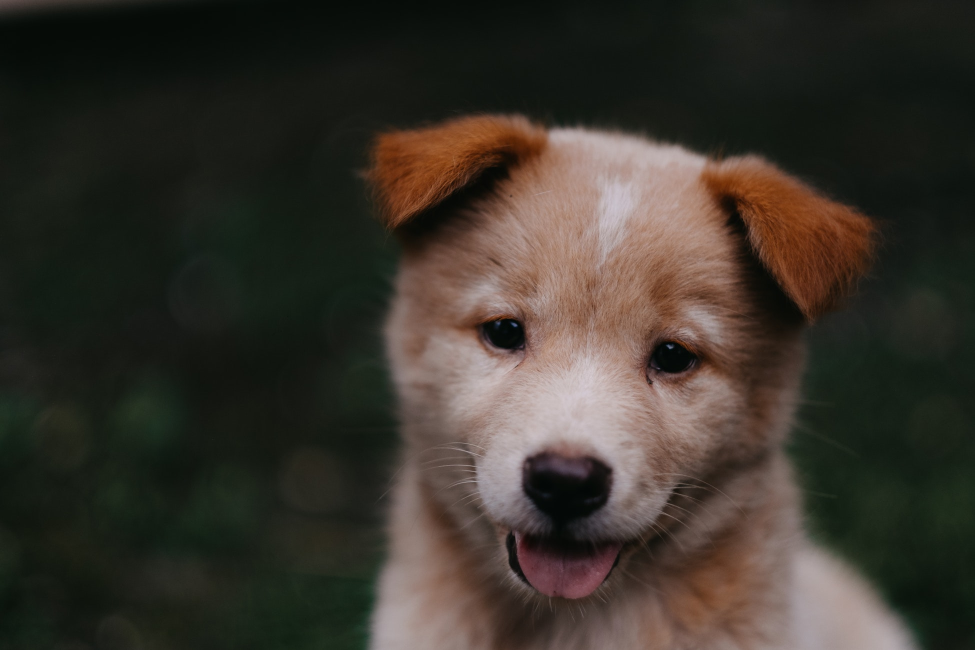
#> input picture Data/puppy.jpg, 1950 x 1300 px (shown at 1/2 size)
$ jupyter execute 4_adding_shapes_and_texts_to_images.ipynb   (shell and % lines are left out)
#> lines starting #> are read from the running program, lines starting #| are printed output that depends on the picture; after the words box and inside, x2 and y2 are one past the last pixel; in counts of white or black regions, pixels touching at a corner belong together
# Opening images with OpenCV

#### (that section was quite troublesome and made me go nuts trying to run it on the Learning_OpenCV notebook so i decided to give it its own file

[cell 1]
import cv2 as cv

[cell 2]
puppy_img = cv.imread("Data/puppy.jpg")
#> puppy_img is the input picture: shape (1300, 1950, 3); mean B, G, R 43.8, 51.8, 57.3

puppy_img = cv.resize(puppy_img,(1280,720))
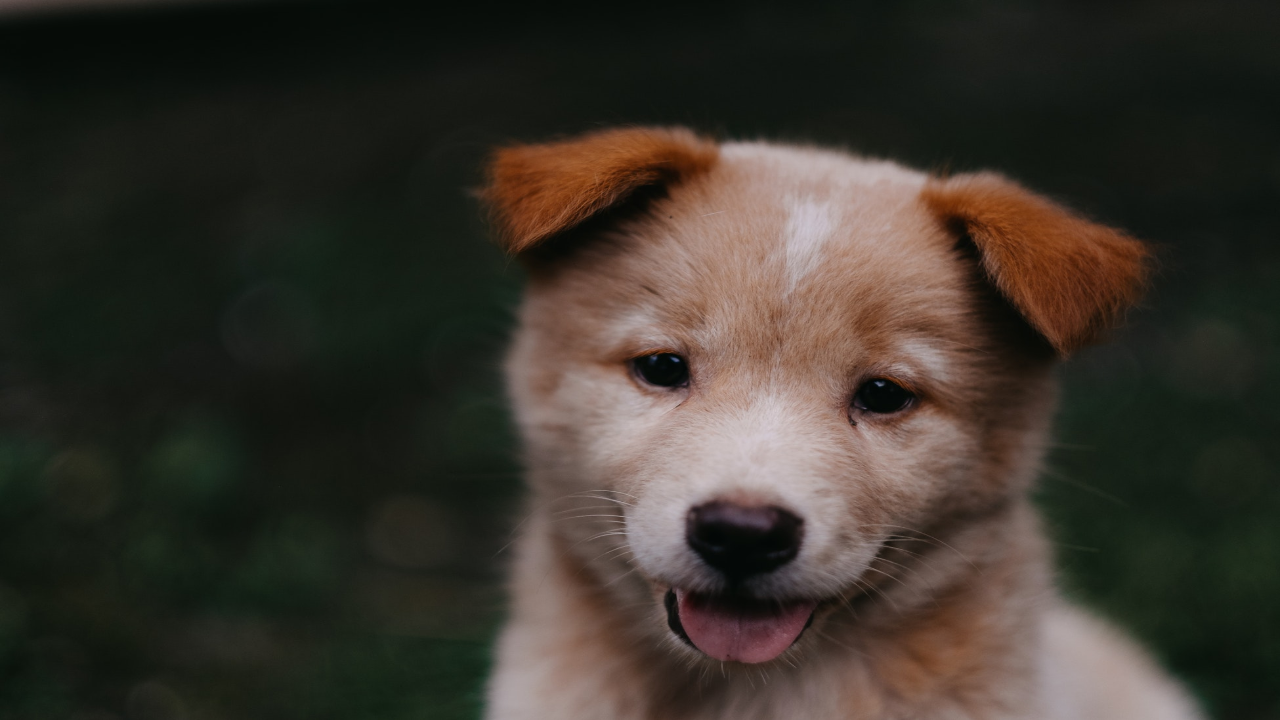
#> puppy_img: shape (720, 1280, 3); mean B, G, R 43.7, 51.7, 57.2
while True :

    cv.imshow("Puppy",puppy_img)

    if cv.waitKey(1) & 0xff == 27:
#> (key Esc is pressed here)
        break

    ''' the condition is not that complicated,
    it just say that if we waited more the 1 ms and pressed the esc button whose code is 27 then break the loop ( thus close the image),
    that way the kernal wouldn't crash and we won't force quit everytime we open some image '''

cv.destroyAllWindows()

# Drawing shapes & adding text on an image

[cell 3]
import matplotlib.pyplot as plt

import numpy as np

[cell 4]
black_img = np.zeros(shape = (720,1280,3), dtype = np.int16)
black_img.shape

[cell 5]
plt.imshow(black_img)

## Drawing a rectangle

[cell 6]
rr_black_img = black_img.copy()
rr_black_img = cv.rectangle(rr_black_img, pt1 = (300,100), pt2 = (900,600), color = (255,0,0), thickness = 10)

#### i named it with a different name so that i don't get confused with the content of the image, but the rectangle function indeed modify the actual given image

[cell 7]
plt.imshow(rr_black_img)

#### From now on i will be using different names for each shape i drow, copy the original black image to it and then apply the drawn shape

## Drawing a Circle

[cell 8]
pc_black_img = black_img.copy()
pc_black_img = cv.circle(pc_black_img, center = (640,360), radius = 100, color = (255,0,255), thickness = 7 )

[cell 9]
plt.imshow(pc_black_img)

## Drawing a filled circle (thickness = -1)

[cell 10]
rc_filled_black_img = black_img.copy()
rc_filled_black_img = cv.circle(rc_filled_black_img, center = (400,360), radius = 100, color = (255,0,0), thickness = -1 )

[cell 11]
plt.imshow(rc_filled_black_img)

## Drawing a Line

[cell 12]
gl_black_img = black_img.copy()
gl_black_img = cv.line(gl_black_img, pt1 = (0,720), pt2 = (1280,0), color = (0,255,0), thickness = 5)

[cell 13]
plt.imshow(gl_black_img)

### You must be wondering now ! , why i always copy the black image before i modify the image by any shape
### i will give the answer to you shortly in the so called black_img of ours

[cell 14]
cv.rectangle(black_img, pt1 = (300,100), pt2 = (900,600), color = (255,0,255), thickness = 10)
cv.circle(black_img, center = (200,600), radius = 100, color = (122,200,150), thickness = -1 )
cv.circle(black_img, center = (600,360), radius = 100, color = (200,55,100), thickness = 7 )
cv.circle(black_img, center = (1080,120), radius = 100, color = (75,100,170), thickness = -1 )
cv.line(black_img, pt1 = (0,720), pt2 = (1280,0), color = (0,255,0), thickness = 5)
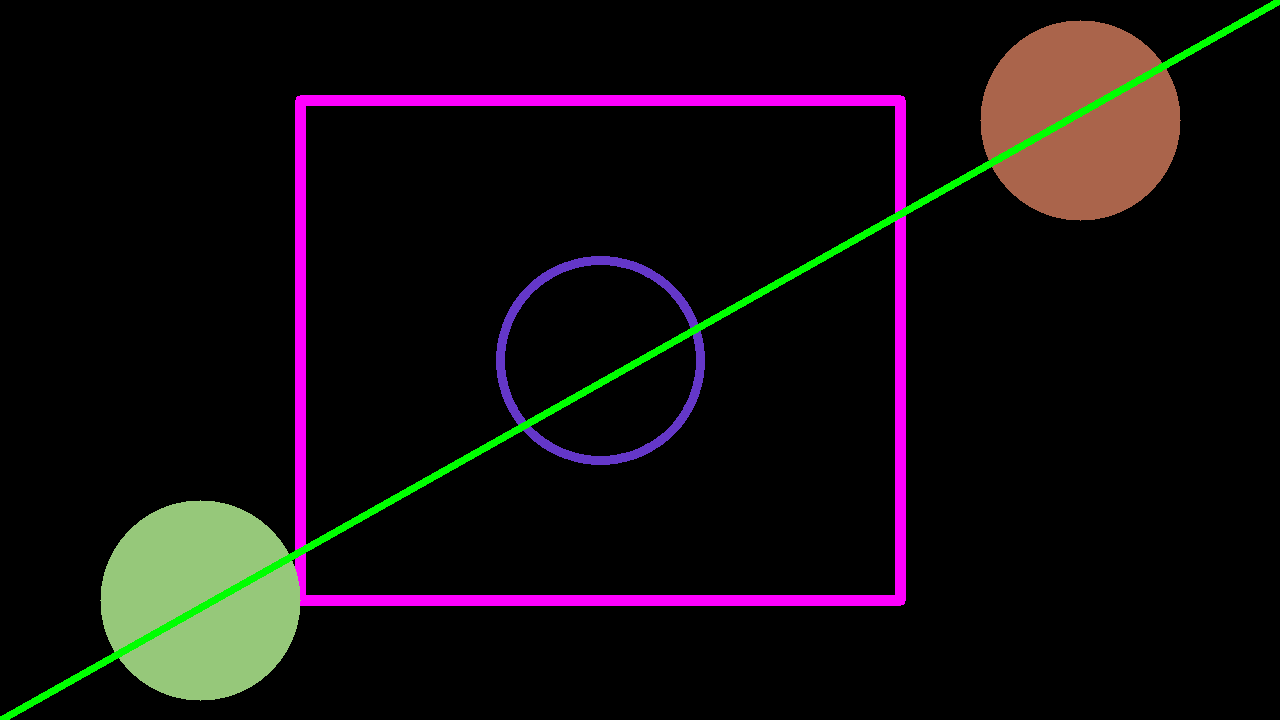
#> black_img: shape (720, 1280, 3) int16; mean of channels 0, 1, 2 14.2, 13, 17.6; drawn as B, G, R

[cell 15]
plt.imshow(black_img)

### You can see it now, i didn't assign any new image variable to the changes i've made, the changes is don't to my inserted image permenantly

### you can test it yourself, try going back to the first copy assignment i've done and run it again , you will find the shape we generated in the copied image as well as the changes you see in the image above

## Writing texts on images

[cell 16]
font = cv.FONT_ITALIC
cv.putText(black_img, "this is kinda small space in here" , org = (320,710) , fontFace = font, fontScale = 2.3 , color = (255,255,0) , thickness = 5,
           lineType = cv.LINE_AA)
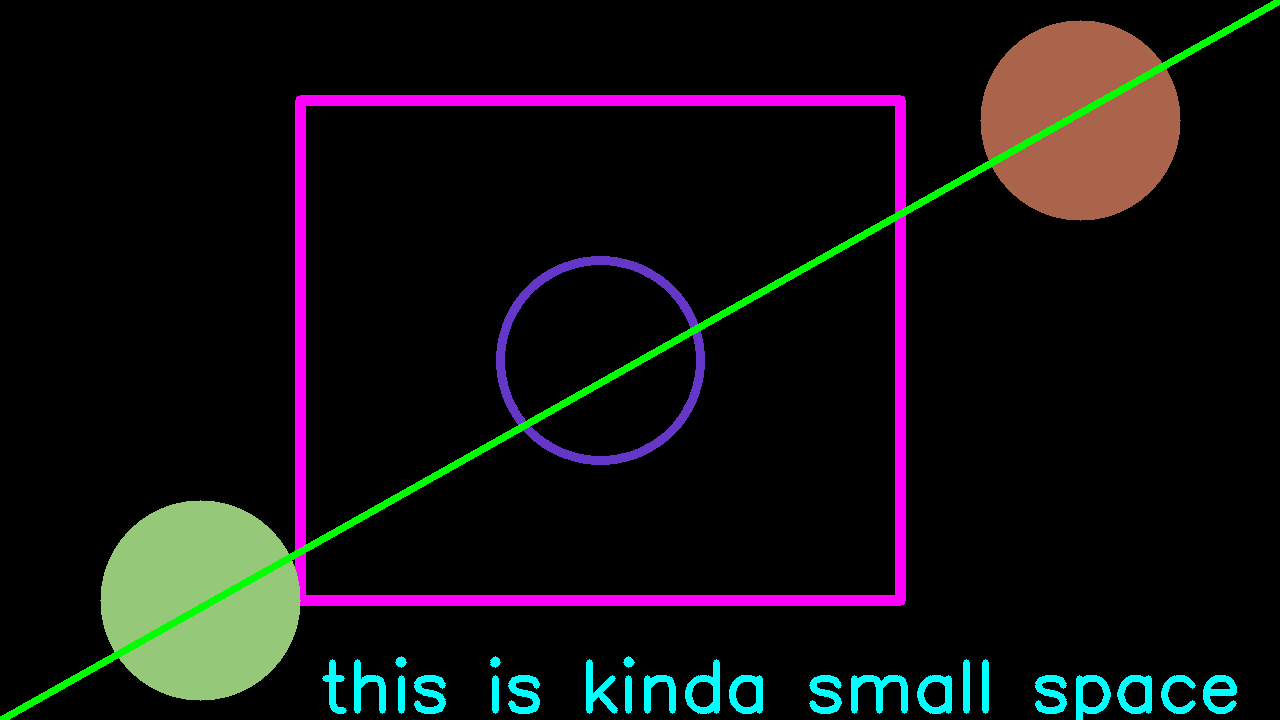
#> black_img: shape (720, 1280, 3) int16; 1.45% of pixels changed, all inside (x1, y1, x2, y2) = (322, 656, 1237, 720); drawn as B, G, R
plt.imshow(black_img)
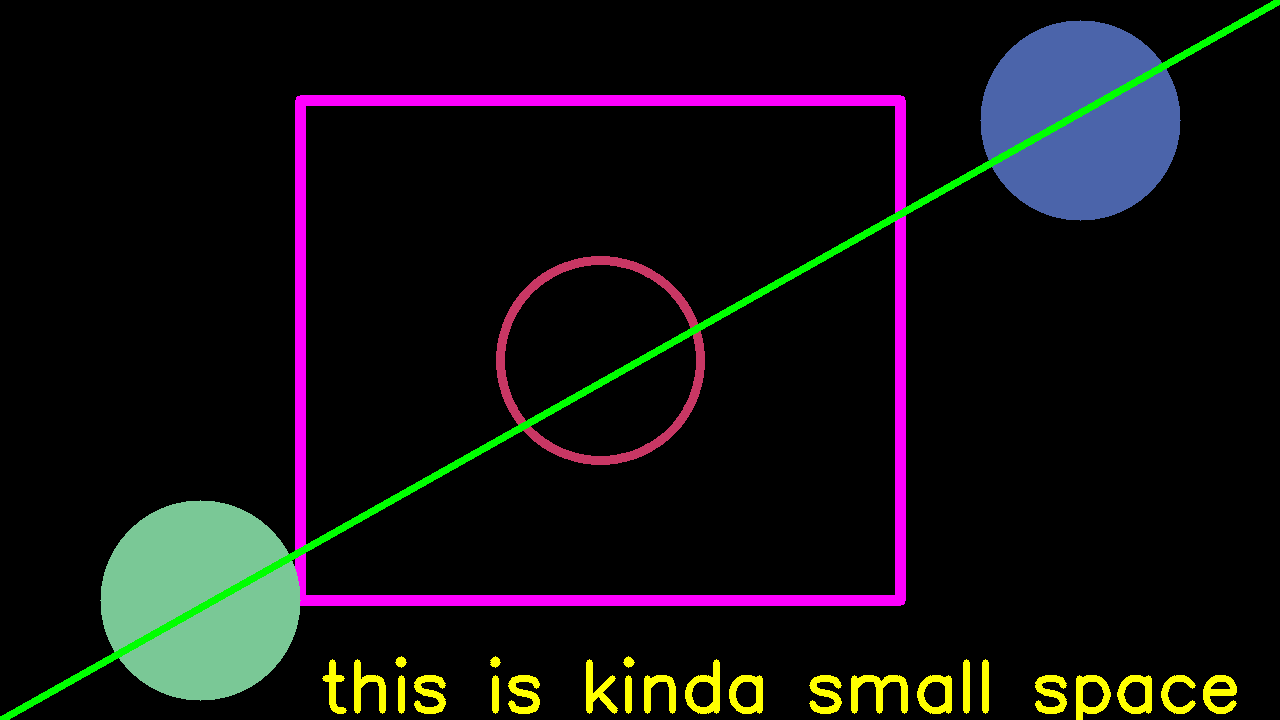
#> shown: shape (720, 1280, 3); mean R, G, B 17.9, 16.7, 17.6

## It seems that i've added alot in the black image i created so lets make another one

[cell 17]
black_img2 = np.zeros( shape = (1080,1980,3) , dtype = np.int16)

[cell 18]
plt.imshow(black_img2)

## Drawing custom shapes (polylines)

[cell 19]
vertices = np.array([ [250,200], [750,800], [1500,600], [1250,400] ], dtype = np.int32)

[cell 20]
vertices

[cell 21]
vertices.shape

[cell 22]
pts = vertices.reshape((-1,1,2))

[cell 23]
pts.shape

[cell 24]
pts

[cell 25]
cv.polylines(black_img2, [pts], isClosed = True, color = (0,120,200), thickness = 10 , lineType = cv.LINE_AA)

[cell 26]
plt.imshow(black_img2)
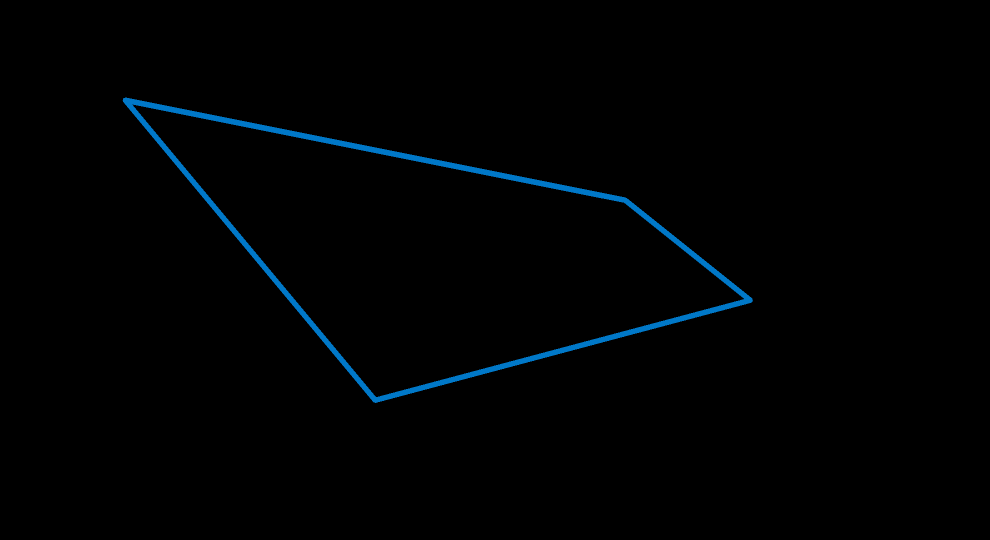
#> shown: shape (1080, 1980, 3) (shown at 1/2 size); mean R, G, B 0, 1.8, 2.9
